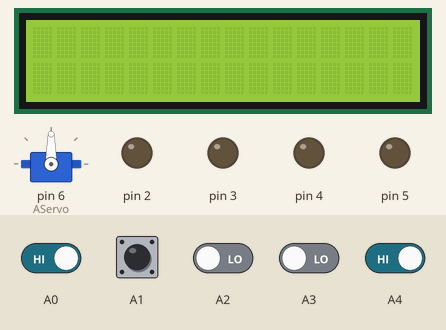
This sketch was run on a simulated Arduino Uno, built with avr-gcc and run on an emulated ATmega328P. Parts: 16×2 character LCD, servo, output pins drawn as LEDs (lit = HIGH). Dashed ring = blinking. The test bench sets the inputs (shaded band); at power-on: A0, A1, A4 HIGH, A2, A3 LOW. Random numbers use the default seed unless the sketch sets one; what the sketch prints to the serial monitor is not drawn.

Above: at 1.2 s.
1.3 s: A4 driven LOW
At 2.2 s:
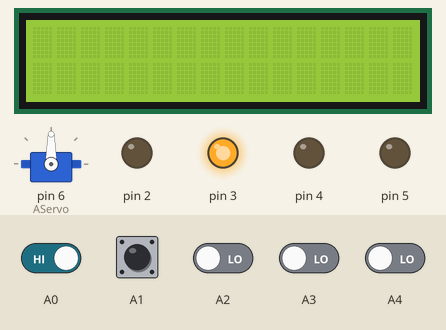
At 2.82 s:
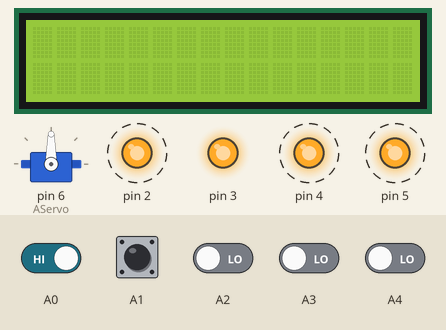
4.3 s: A3 driven HIGH
7.3 s: A0 driven LOW
At 9.9 s:
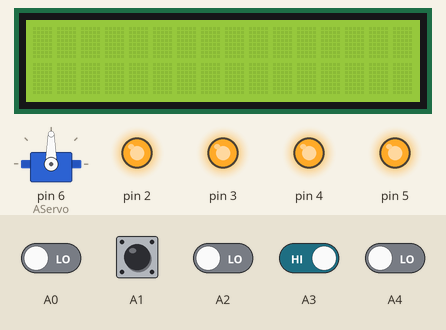
10.3 s: A4 driven HIGH
12.8 s: A4 driven LOW
At 18.6 s:
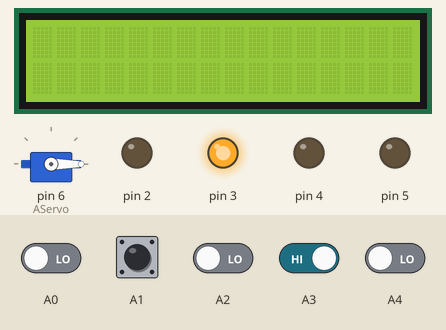
18.8 s: A0 driven HIGH
Timing chart, 0 to 56.9 s (numbered marks = the images above; inputs shaded):
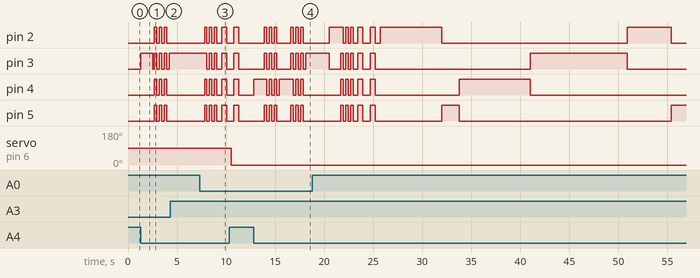

The sketch:

Simon_Says_C++.ino
```cpp
// (licence header left out)
#include <Adafruit_LiquidCrystal.h>
#include <Servo.h>

Adafruit_LiquidCrystal lcd_1(0);

//Level system + speed
const int MAX_LEVEL = 100;
int sequence = 0;
int your_sequence = 0;
int level = 1;
int velocity = 1000;
//Rounds
int currentround = 0;
int maxround = 5;
int loadround = 0;
//Servo
Servo AServo;

//Setup
void setup()
{
  	lcd_1.begin(16, 2);
  	lcd_1.setBacklight(1);
  	Serial.begin(9600);
	pinMode(A0, INPUT);
	pinMode(A1, INPUT);
	pinMode(A2, INPUT);
	pinMode(A3, INPUT);

	pinMode(2, OUTPUT);
	pinMode(3, OUTPUT);
	pinMode(4, OUTPUT);
	pinMode(5, OUTPUT);

	digitalWrite(2, LOW);
	digitalWrite(3, LOW);
	digitalWrite(4, LOW);
	digitalWrite(5, LOW);
  	AServo.attach(6, 500, 2500);
}

void display()
{
  	lcd_1.begin(16, 2);
  	lcd_1.setBacklight(1);
	lcd_1.print("hello world");

}

//Check what to do
void loop()
{
	if (level == 1)
		generate_sequence();
	if (digitalRead(A4) == LOW || level != 1 & currentround < maxround)
	{
		show_sequence();
		get_sequence();
    }
  	else if (currentround >= maxround)
    {
    	AServo.write(0);
    }
}

//Show the sequance
void show_sequence()
{
	digitalWrite(2, LOW);
	digitalWrite(3, LOW);
	digitalWrite(4, LOW);
	digitalWrite(5, LOW);

	for (int i = 0; i < level; i++)
	{
		digitalWrite(sequence, HIGH);
		delay(velocity);
	}
}

//Get the sequance from the player
void get_sequence()
{
	int flag = 0;
	for (int i = 0; i < level; i++)
	{
		flag = 0;
		while(flag == 0 & loadround <= 10)
		{
          	if (loadround >= 10){
          		return;
          	}
			if (digitalRead(A0) == LOW)
			{
				//digitalWrite(5, HIGH);
				your_sequence = 5;
				flag = 1;
              	loadround += 1;
				delay(200);
				if (your_sequence != sequence)
				{
					wrong_sequence();
					return;
				}
              	int sequence = 0;
              	int your_sequence= 0;
				digitalWrite(5, LOW);
			}

			if (digitalRead(A1) == LOW)
			{
				//digitalWrite(4, HIGH);
				your_sequence = 4;
				flag = 1;
              	loadround += 1;
				delay(200);
				if (your_sequence != sequence)
				{
					wrong_sequence();
					return;
				}
              	int sequence = 0;
              	int your_sequence= 0;
				digitalWrite(4, LOW);
			}

			if (digitalRead(A2) == LOW)
			{
				//digitalWrite(3, HIGH);
				your_sequence = 3;
				flag = 1;
              	loadround += 1;
				delay(200);
				if (your_sequence != sequence)
				{
					wrong_sequence();
					return;
				}
              	int sequence = 0;
              	int your_sequence= 0;
				digitalWrite(3, LOW);
			}

			if (digitalRead(A3) == LOW)
			{
				//digitalWrite(2, HIGH);
				your_sequence = 2;
				flag = 1;
              	loadround += 1;
				delay(200);
				if (your_sequence != sequence)
				{
					wrong_sequence();
					return;
				}
              	int sequence = 0;
              	int your_sequence= 0;
				digitalWrite(2, LOW);
			}
		}
      Serial.println(loadround);
      generate_sequence();
  	  show_sequence();
	  get_sequence();
	}
Serial.print("Won");
right_sequence();
return;
}

//Generate and add to current sequance
void generate_sequence()
{
	randomSeed(millis());
	sequence = random(2,6);
}

//If wrong
void wrong_sequence()
{
	for (int i = 0; i < 3; i++)
	{
		digitalWrite(2, HIGH);
		digitalWrite(3, HIGH);
		digitalWrite(4, HIGH);
		digitalWrite(5, HIGH);
		delay(250);
		digitalWrite(2, LOW);
		digitalWrite(3, LOW);
		digitalWrite(4, LOW);
		digitalWrite(5, LOW);
		delay(250);
	}
	level = 1;
	velocity = 1000;
  	currentround = 0;
}

//if right
void right_sequence()
{

	digitalWrite(2, LOW);
	digitalWrite(3, LOW);
	digitalWrite(4, LOW);
	digitalWrite(5, LOW);
	delay(250);

	digitalWrite(2, HIGH);
	digitalWrite(3, HIGH);
	digitalWrite(4, HIGH);
	digitalWrite(5, HIGH);
	delay(500);
	digitalWrite(2, LOW);
	digitalWrite(3, LOW);
	digitalWrite(4, LOW);
	digitalWrite(5, LOW);
	delay(500);

	velocity -= 50;
  	currentround = 1;
  	AServo.write(0);
}
```

Measured:
- after the input at 1.3 s, pin 2, pin 4, pin 5: alternates HIGH for 0.25 s and LOW for 0.25 s, starting after 1.4 s; pin 3: LOW → HIGH at once, then repeats every 0.45 s: LOW 0.20 s, HIGH 0.25 s
- after the input at 7.3 s, pin 4, pin 5: LOW → HIGH after 0.50 s, → LOW 0.25 s later, → HIGH 0.25 s later, → LOW 0.25 s later, … (8 changes in this stretch)
- after the input at 12.8 s, pin 2: LOW → HIGH after 1.1 s, → LOW 0.25 s later, → HIGH 0.25 s later, → LOW 0.25 s later, … (12 changes in this stretch); pin 3: LOW → HIGH after 1.1 s, → LOW 0.25 s later, → HIGH 0.25 s later, → LOW 0.25 s later, … (13 changes in this stretch)
